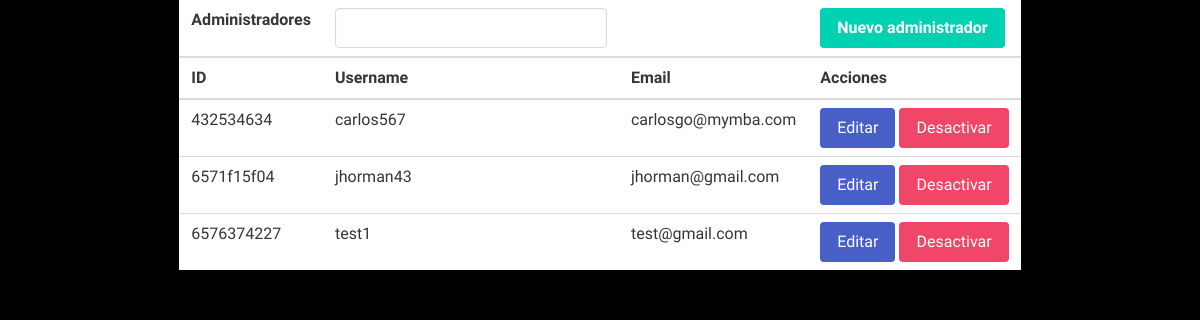
The page /admin/admin_action/admins.php on the database its author committed.
### tables this page shows
CREATE TABLE `administradores` (
  `id` varchar(100) NOT NULL,
  `username` varchar(10) NOT NULL,
  `email` varchar(100) NOT NULL,
  `clave` varchar(200) NOT NULL,
  `activo` tinyint(1) NOT NULL DEFAULT '1'
);

### admin/admin_action/admins.php (the view, shortened to what this page needs)
<!DOCTYPE html>
<html lang="en">
<head>
    <link rel="stylesheet" href="https://cdn.jsdelivr.net/npm/bulma@0.9.4/css/bulma.min.css">
    <link rel="stylesheet" href="https://cdn.jsdelivr.net/npm/bulma@0.9.4/css/bulma-rtl.min.css">
    <link rel="stylesheet" href="https://cdnjs.cloudflare.com/ajax/libs/font-awesome/6.4.2/css/all.min.css">
    <link rel="stylesheet" href="../crud_produ/estyles/cri.css">
</head>
<body>
    <div class="tata">
        <table class="table">
            <thead>
                <tr>
                    <th>Administradores</h1>
                    </th>
                    <th><input type="search" class="input"></th>
                    <th></th>
                    <th> <a href="registro.php" class="button is-primary">Nuevo administrador</a></th>
                </tr>
                <tr>
                    <th>ID</th>
                    <th>Username</th>
                    <th>Email</th>
                    <th>Acciones</th>
                </tr>
            </thead>
            <tbody>
                <?php
                $database = new Database();
                $conexion = $database->connect();
                $query = "SELECT*FROM administradores WHERE activo = 1";
                $result = $conexion->query($query);
                if ($result->num_rows > 0) {
                    while ($row = $result->fetch_assoc()) {
                        echo "<tr>";
                        echo "<td>" . $row["id"] . "</td>";
                        echo "<td>" . $row["username"] . "</td>";
                        echo "<td>" . $row["email"] . "</td>";
                        echo '<td><a href="updateadmin.php?id=' . $row["id"] . '" class="button is-link">Editar</a> <a href="deleteadmin.php?id=' . $row["id"] . '" class="button is-danger">Desactivar</a></td>';
                        echo "</tr>";
                    }
                }
                ?>
            </tbody>
        </table>
    </div>
</body>
</html>

### admin/crud_produ/estyles/cri.css (style rules this page uses)
body { font-family: 'Oxygen', sans-serif; background-color: black; padding: 0; margin: 0; overflow-x: auto; height: 100vh; overflow-y: auto; }
.tata { display: flex; justify-content: center; }

### rows shown on the page
administradores: id "432534634", username "carlos567", email "carlosgo@mymba.com"
administradores: id "6571f15f04", username "jhorman43", email "jhorman@gmail.com"
administradores: id "6576374227", username "test1", email "test@gmail.com"
